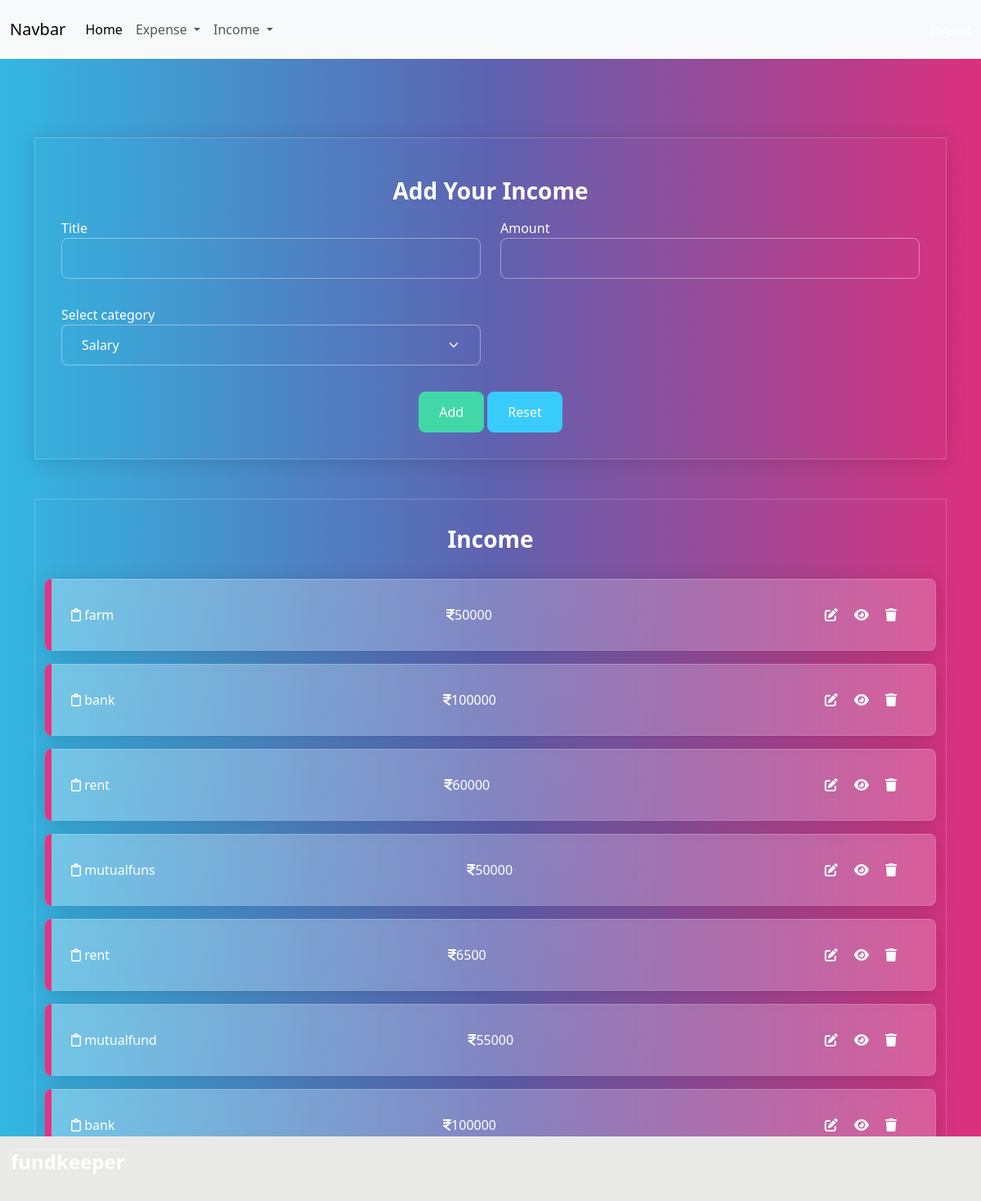
Page /income/add/ (signed in) on the committed database.
### budget/models.py (models this page shows, shortened)
class Income(models.Model):
    title=models.CharField(max_length=200)
    amount=models.PositiveIntegerField()
    income_categories = (
        ("Salary", "Salary"),
        ("Business", "Business"),
        ("Investment", "Investment"),
        ("Rental", "Rental"),
        ("Interest", "Interest"),
        ("Dividend", "Dividend"),
        ("Royalty", "Royalty"),
        ("Capital", "Capital"),
        ("Pension", "Pension"),
        ("SocialSecurity", "SocialSecurity")
    )
    category=models.CharField(max_length=200,choices=income_categories,default="Salary")
    user_object=models.ForeignKey(User,on_delete=models.CASCADE)
    created_date=models.DateTimeField(auto_now_add=True)

### budget/views.py (the view, shortened to what this page needs)
# urls.py: path("income/add/",views.IncomeCreateView.as_view(),name="income-add"),
@method_decorator(Signin_required,name="dispatch")
class IncomeCreateView(View):
    def get(self,request,*args,**kwargs):
        form_instance=IncomeForm()
        qs=Income.objects.filter(user_object=request.user).order_by("-created_date")
        return render(request,"income_add.html",{"form":form_instance,"data":qs})

### budget/forms.py
class IncomeForm(forms.ModelForm):
    class Meta:
        model=Income
        exclude=("id","created_date","user_object")
        widgets={
            "title":forms.TextInput(attrs={"class":"form-control"}),
            "amount":forms.NumberInput(attrs={"class":"form-control"}),
            "category":forms.Select(attrs={"class":"form-control form-select"}),
        }

### budget/templates/income_add.html (shortened to what this page needs)
{%extends 'base.html'%}
{%block main_block%}
<div class="container mt-5">
    <div class="container-fluid border p-3 shadow mb-4"
    data-aos="zoom-out-up"
    data-aos-easing="ease-out-cubic"
    data-aos-duration="2000">
        <h3 class="text-center fw-bold my-2">Add Your Income</h3>
        <form action="" method="post">
            <div class="mb-3">
               <div class="row">
                <div class="col-6">
                    <label for="">Title</label>
                    {{form.title}}
                </div>
                <div class="col-6">
                    <label for="">Amount</label>
                    {{form.amount}}
                </div>
               </div>
            </div>
            <div class="mb-3">
                <div class="row">
                 <div class="col-6">
                     <label for="">Select category</label>
                     {{form.category}}
                 </div>
                </div>
             </div>
             <div class="d-flex justify-content-center">
               <div>
                <button type="submit" class="btn btn-success">Add</button>
                <button type="reset" class="btn btn-info">Reset</button>
               </div>
             </div>
        </form>
    </div>
    <div class="container-fluid border mb-3">
        <h3 class="text-center fw-bold my-3">Income</h3>
        {%for e in data%}
        <div class="alert alert-primary d-flex justify-content-between" role="alert" data-aos="fade-down"
        data-aos-easing="linear"
        data-aos-duration="1000">
           <div> <i class="fa-regular fa-clipboard"></i> {{e.title}}</div>
         <div>   <i class="fa-solid fa-indian-rupee-sign"></i>{{e.amount}}</div>
            <div>
                <a href="{%url 'income-edit' e.id%}" class="me-2"><i class="fa-solid fa-pen-to-square"> </i></a>
                <a href="{%url 'income-detail' e.id%}" class="me-2"><i class="fa-solid fa-eye"></i></a>
                <a href="{%url 'income-delete' e.id%}" class="me-2"><i class="fa-solid fa-trash"></i></a>
            </div>
          </div>
        {%endfor%}
    </div>
</div>
{%endblock%}

### rows in the picture
Income: title "farm", amount "50000"
Income: title "bank", amount "100000"
Income: title "rent", amount "60000"
Income: title "mutualfuns", amount "50000"
Income: title "rent", amount "6500"
Income: title "mutualfund", amount "55000"
Income: title "bank", amount "100000"
